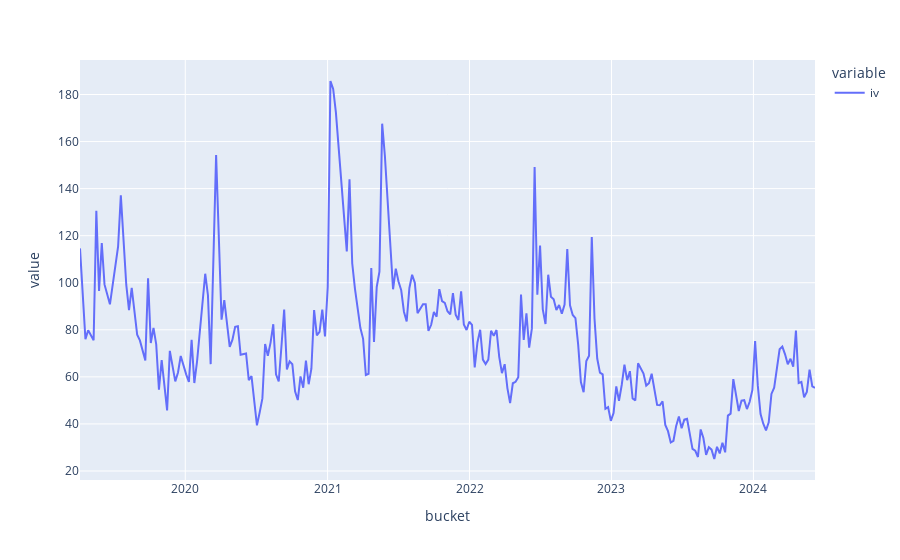

Here is the notebook cell this chart was saved with:
### Code cell
px.line(temp.set_index('bucket').sort_index().iv)

### Figure 1 — Plotly figure (JSON) as saved in the notebook; plotly's stock layout.template omitted (floating-point values rounded to 4 significant figures; data arrays with more than 128 entries replaced by an {"elided": "..."} marker saying what was removed)
{"data": [{"hovertemplate": "variable=iv<br>bucket=%{x}<br>value=%{y}<extra></extra>", "legendgroup": "iv", "line": {"color": "#636efa", "dash": "solid"}, "marker": {"symbol": "circle"}, "mode": "lines", "name": "iv", "orientation": "v", "showlegend": true, "type": "scatter", "x": {"elided": "259 str values"}, "xaxis": "x", "y": {"elided": "259 float values"}, "yaxis": "y"}], "layout": {"autosize": true, "legend": {"title": {"text": "variable"}, "tracegroupgap": 0}, "margin": {"t": 60}, "xaxis": {"anchor": "y", "autorange": true, "domain": [0, 1], "range": ["2019-04-05 08:00", "2024-06-07 08:00"], "title": {"text": "bucket"}, "type": "date"}, "yaxis": {"anchor": "x", "autorange": true, "domain": [0, 1], "range": [16.16, 194.7], "title": {"text": "value"}, "type": "linear"}}}
